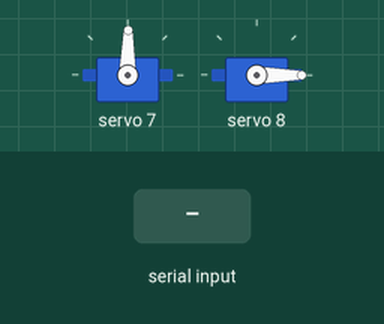
Bench run of a sketch on a simulated Arduino Uno, built with avr-gcc and run on an emulated ATmega328P. Parts: 2 × servo. The test bench sets the inputs (shaded band).

Above: at 1.2 s.
1.3 s: "90,45\n" received over Serial
At 2.5 s:
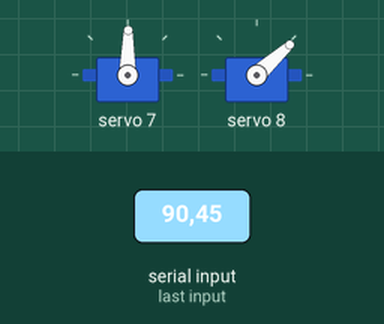
2.8 s: "30,150\n" received over Serial
At 3.8 s:
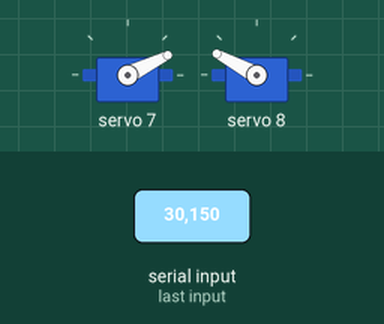
4.3 s: "1,90\n" received over Serial
At 4.8 s:
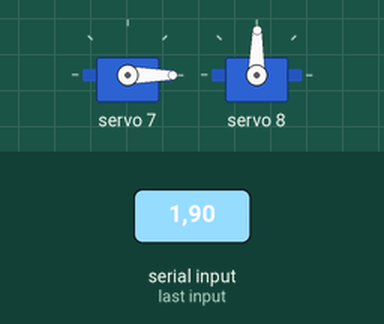
Timing chart, 0 to 7.3 s (numbered marks = the images above; inputs shaded):
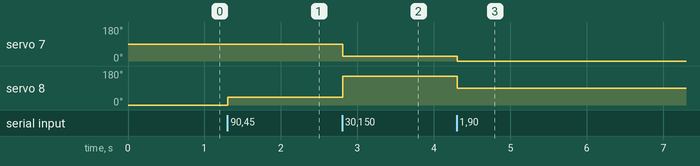

Measured:
- after the input at 1.3 s, servo 8: 0° → 42° at once
- after the input at 2.8 s, servo 7: 89° → 26° at once; servo 8: 42° → 152° at once
- after the input at 4.3 s, servo 7: 26° → 0° at once; servo 8: 152° → 89° at once

The sketch:

Servo_zerrn.ino
```cpp
#include <Wire.h>
#include <Adafruit_PWMServoDriver.h>

Adafruit_PWMServoDriver pwm;

#define Servo_phi 7
#define Servo_theta 8
#define ServoMIN 100
#define ServoMAX 500

// 서보모터를 원하는 각도로 회전시키는 함수
void rotateServo(uint8_t servoNum, uint16_t angle) {
  uint16_t pwmValue = map(angle, 0, 180, ServoMIN, ServoMAX);  // PWM 값 계산
  pwm.setPWM(servoNum, 0, pwmValue);  // PCA9685 드라이버를 통해 PWM 값 설정
}

void setup() {
  Serial.begin(9600);
  pwm.begin();
  pwm.setPWMFreq(50);  // PCA9685의 PWM 주파수 설정 (보통 50Hz)

  rotateServo(Servo_phi, 90);
  rotateServo(Servo_theta, 0);
}

void loop() {
  if (Serial.available()) {
    String command = Serial.readStringUntil('\n');
    int commaIndex = command.indexOf(',');
    if (commaIndex != -1) {
      String value1 = command.substring(0, commaIndex);
      String value2 = command.substring(commaIndex + 1);
      value1.trim();  // 좌우 공백 제거
      value2.trim();  // 좌우 공백 제거
      int servo1Angle = value1.toInt();
      int servo2Angle = value2.toInt();

      if (servo1Angle < 0) servo1Angle = 0;
      else if (servo1Angle > 180) servo1Angle = 180;

      if (servo2Angle < 0) servo2Angle = 0;
      else if (servo2Angle > 180) servo2Angle = 180;

      rotateServo(Servo_phi, servo1Angle);
      rotateServo(Servo_theta, servo2Angle);
    }
  }
}
```
